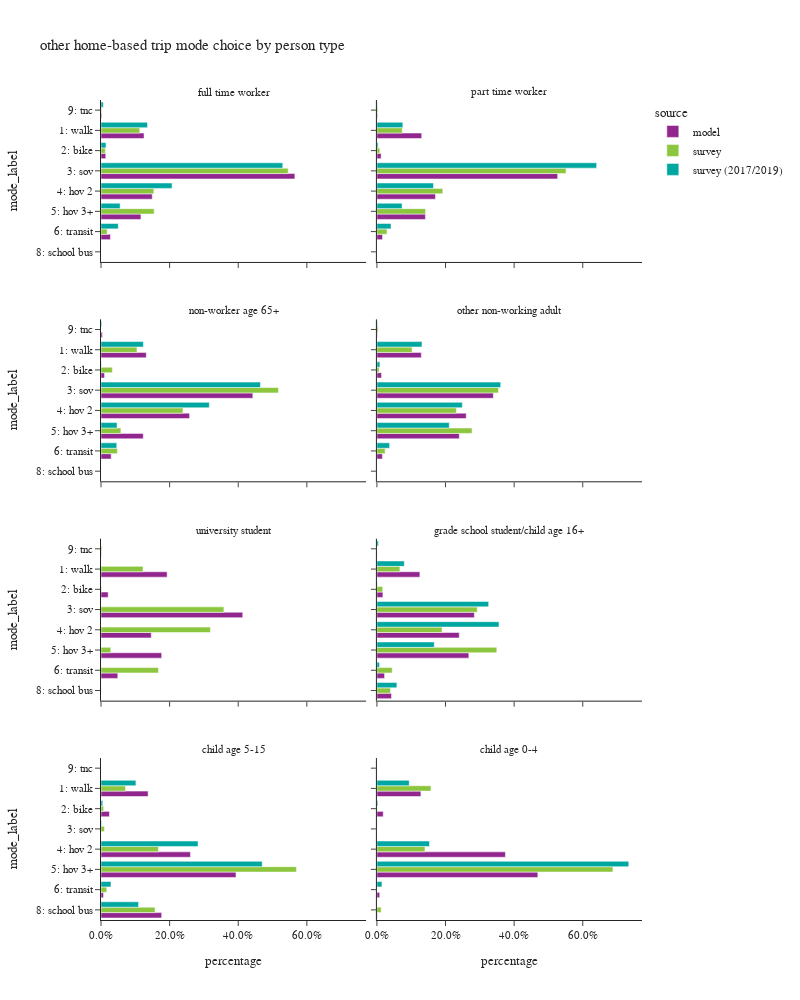

Notebook code for this chart:
### Code cell
plot_mode_choice(hb_trip,"pptyp_label",
                 {"pptyp_label":["full time worker","part time worker","non-worker age 65+","other non-working adult",
                                 "university student","grade school student/child age 16+","child age 5-15","child age 0-4"],
                  "mode_label":["1: walk","2: bike","3: sov","4: hov 2","5: hov 3+","6: transit",
                                   "8: school bus","9: other–survey only"]},
                 "person type",2,1000)

### Figure 1 — Plotly figure (JSON) as saved in the notebook; plotly's stock layout.template omitted (floating-point values rounded to 4 significant figures)
{"data": [{"alignmentgroup": "True", "customdata": [[5406], [599], [24350], [6435], [5012], [1187], [98]], "hovertemplate": "source=model<br>pptyp_label=full time worker<br>percentage=%{x}<br>mode_label=%{y}<br>sample count=%{customdata[0]}<extra></extra>", "legendgroup": "model", "marker": {"color": "#91268F", "pattern": {"shape": ""}}, "name": "model", "offsetgroup": "model", "orientation": "h", "showlegend": true, "textposition": "auto", "type": "bar", "x": [0.1255, 0.0139, 0.5651, 0.1493, 0.1163, 0.02755, 0.002274], "xaxis": "x7", "y": ["1: walk", "2: bike", "3: sov", "4: hov 2", "5: hov 3+", "6: transit", "9: tnc"], "yaxis": "y7"}, {"alignmentgroup": "True", "customdata": [[1791], [168], [7230], [2343], [1940], [224], [27]], "hovertemplate": "source=model<br>pptyp_label=part time worker<br>percentage=%{x}<br>mode_label=%{y}<br>sample count=%{customdata[0]}<extra></extra>", "legendgroup": "model", "marker": {"color": "#91268F", "pattern": {"shape": ""}}, "name": "model", "offsetgroup": "model", "orientation": "h", "showlegend": false, "textposition": "auto", "type": "bar", "x": [0.1305, 0.01224, 0.5269, 0.1707, 0.1414, 0.01632, 0.001967], "xaxis": "x8", "y": ["1: walk", "2: bike", "3: sov", "4: hov 2", "5: hov 3+", "6: transit", "9: tnc"], "yaxis": "y8"}, {"alignmentgroup": "True", "customdata": [[2216], [174], [7426], [4330], [2067], [497], [68]], "hovertemplate": "source=model<br>pptyp_label=non-worker age 65+<br>percentage=%{x}<br>mode_label=%{y}<br>sample count=%{customdata[0]}<extra></extra>", "legendgroup": "model", "marker": {"color": "#91268F", "pattern": {"shape": ""}}, "name": "model", "offsetgroup": "model", "orientation": "h", "showlegend": false, "textposition": "auto", "type": "bar", "x": [0.1321, 0.01037, 0.4426, 0.2581, 0.1232, 0.02962, 0.004053], "xaxis": "x5", "y": ["1: walk", "2: bike", "3: sov", "4: hov 2", "5: hov 3+", "6: transit", "9: tnc"], "yaxis": "y5"}, {"alignmentgroup": "True", "customdata": [[2922], [305], [7662], [5879], [5422], [361], [29]], "hovertemplate": "source=model<br>pptyp_label=other non-working adult<br>percentage=%{x}<br>mode_label=%{y}<br>sample count=%{customdata[0]}<extra></extra>", "legendgroup": "model", "marker": {"color": "#91268F", "pattern": {"shape": ""}}, "name": "model", "offsetgroup": "model", "orientation": "h", "showlegend": false, "textposition": "auto", "type": "bar", "x": [0.1294, 0.01351, 0.3393, 0.2604, 0.2401, 0.01599, 0.001284], "xaxis": "x6", "y": ["1: walk", "2: bike", "3: sov", "4: hov 2", "5: hov 3+", "6: transit", "9: tnc"], "yaxis": "y6"}, {"alignmentgroup": "True", "customdata": [[425], [46], [911], [323], [390], [108], [2]], "hovertemplate": "source=model<br>pptyp_label=university student<br>percentage=%{x}<br>mode_label=%{y}<br>sample count=%{customdata[0]}<extra></extra>", "legendgroup": "model", "marker": {"color": "#91268F", "pattern": {"shape": ""}}, "name": "model", "offsetgroup": "model", "orientation": "h", "showlegend": false, "textposition": "auto", "type": "bar", "x": [0.1927, 0.02086, 0.4132, 0.1465, 0.1769, 0.04898, 0.000907], "xaxis": "x3", "y": ["1: walk", "2: bike", "3: sov", "4: hov 2", "5: hov 3+", "6: transit", "9: tnc"], "yaxis": "y3"}, {"alignmentgroup": "True", "customdata": [[611], [85], [1386], [1171], [1307], [109], [207], [3]], "hovertemplate": "source=model<br>pptyp_label=grade school student/child age 16+<br>percentage=%{x}<br>mode_label=%{y}<br>sample count=%{customdata[0]}<extra></extra>", "legendgroup": "model", "marker": {"color": "#91268F", "pattern": {"shape": ""}}, "name": "model", "offsetgroup": "model", "orientation": "h", "showlegend": false, "textposition": "auto", "type": "bar", "x": [0.1252, 0.01742, 0.2841, 0.24, 0.2679, 0.02234, 0.04243, 0.0006149], "xaxis": "x4", "y": ["1: walk", "2: bike", "3: sov", "4: hov 2", "5: hov 3+", "6: transit", "8: school bus", "9: tnc"], "yaxis": "y4"}, {"alignmentgroup": "True", "customdata": [[1103], [197], [2094], [3160], [59], [1420]], "hovertemplate": "source=model<br>pptyp_label=child age 5-15<br>percentage=%{x}<br>mode_label=%{y}<br>sample count=%{customdata[0]}<extra></extra>", "legendgroup": "model", "marker": {"color": "#91268F", "pattern": {"shape": ""}}, "name": "model", "offsetgroup": "model", "orientation": "h", "showlegend": false, "textposition": "auto", "type": "bar", "x": [0.1373, 0.02452, 0.2607, 0.3934, 0.007345, 0.1768], "xaxis": "x", "y": ["1: walk", "2: bike", "4: hov 2", "5: hov 3+", "6: transit", "8: school bus"], "yaxis": "y"}, {"alignmentgroup": "True", "customdata": [[709], [102], [2072], [2595], [45], [7], [2]], "hovertemplate": "source=model<br>pptyp_label=child age 0-4<br>percentage=%{x}<br>mode_label=%{y}<br>sample count=%{customdata[0]}<extra></extra>", "legendgroup": "model", "marker": {"color": "#91268F", "pattern": {"shape": ""}}, "name": "model", "offsetgroup": "model", "orientation": "h", "showlegend": false, "textposition": "auto", "type": "bar", "x": [0.1282, 0.01844, 0.3745, 0.4691, 0.008134, 0.001265, 0.0003615], "xaxis": "x2", "y": ["1: walk", "2: bike", "4: hov 2", "5: hov 3+", "6: transit", "8: school bus", "9: tnc"], "yaxis": "y2"}, {"alignmentgroup": "True", "customdata": [[1418], [249], [2471], [818], [399], [283], [28]], "hovertemplate": "source=survey<br>pptyp_label=full time worker<br>percentage=%{x}<br>mode_label=%{y}<br>sample count=%{customdata[0]}<extra></extra>", "legendgroup": "survey", "marker": {"color": "#8CC63E", "pattern": {"shape": ""}}, "name": "survey", "offsetgroup": "survey", "orientation": "h", "showlegend": true, "textposition": "auto", "type": "bar", "x": [0.1131, 0.01256, 0.5455, 0.1541, 0.1549, 0.01796, 0.001843], "xaxis": "x7", "y": ["1: walk", "2: bike", "3: sov", "4: hov 2", "5: hov 3+", "6: transit", "9: tnc"], "yaxis": "y7"}, {"alignmentgroup": "True", "customdata": [[251], [39], [671], [244], [102], [74], [4]], "hovertemplate": "source=survey<br>pptyp_label=part time worker<br>percentage=%{x}<br>mode_label=%{y}<br>sample count=%{customdata[0]}<extra></extra>", "legendgroup": "survey", "marker": {"color": "#8CC63E", "pattern": {"shape": ""}}, "name": "survey", "offsetgroup": "survey", "orientation": "h", "showlegend": false, "textposition": "auto", "type": "bar", "x": [0.07399, 0.008479, 0.5514, 0.192, 0.1419, 0.02943, 0.002747], "xaxis": "x8", "y": ["1: walk", "2: bike", "3: sov", "4: hov 2", "5: hov 3+", "6: transit", "9: tnc"], "yaxis": "y8"}, {"alignmentgroup": "True", "customdata": [[405], [61], [1277], [709], [126], [113], [1]], "hovertemplate": "source=survey<br>pptyp_label=non-worker age 65+<br>percentage=%{x}<br>mode_label=%{y}<br>sample count=%{customdata[0]}<extra></extra>", "legendgroup": "survey", "marker": {"color": "#8CC63E", "pattern": {"shape": ""}}, "name": "survey", "offsetgroup": "survey", "orientation": "h", "showlegend": false, "textposition": "auto", "type": "bar", "x": [0.1049, 0.03319, 0.5172, 0.2389, 0.058, 0.04779, 0.0001085], "xaxis": "x5", "y": ["1: walk", "2: bike", "3: sov", "4: hov 2", "5: hov 3+", "6: transit", "9: tnc"], "yaxis": "y5"}, {"alignmentgroup": "True", "customdata": [[517], [60], [1036], [533], [278], [121], [1], [13]], "hovertemplate": "source=survey<br>pptyp_label=other non-working adult<br>percentage=%{x}<br>mode_label=%{y}<br>sample count=%{customdata[0]}<extra></extra>", "legendgroup": "survey", "marker": {"color": "#8CC63E", "pattern": {"shape": ""}}, "name": "survey", "offsetgroup": "survey", "orientation": "h", "showlegend": false, "textposition": "auto", "type": "bar", "x": [0.1024, 0.006396, 0.3543, 0.2317, 0.2772, 0.02395, 0.0003791, 0.003588], "xaxis": "x6", "y": ["1: walk", "2: bike", "3: sov", "4: hov 2", "5: hov 3+", "6: transit", "8: school bus", "9: tnc"], "yaxis": "y6"}, {"alignmentgroup": "True", "customdata": [[121], [9], [93], [38], [16], [49], [1], [3]], "hovertemplate": "source=survey<br>pptyp_label=university student<br>percentage=%{x}<br>mode_label=%{y}<br>sample count=%{customdata[0]}<extra></extra>", "legendgroup": "survey", "marker": {"color": "#8CC63E", "pattern": {"shape": ""}}, "name": "survey", "offsetgroup": "survey", "orientation": "h", "showlegend": false, "textposition": "auto", "type": "bar", "x": [0.1226, 0.001662, 0.3582, 0.3189, 0.02846, 0.1674, 0.0004944, 0.002302], "xaxis": "x3", "y": ["1: walk", "2: bike", "3: sov", "4: hov 2", "5: hov 3+", "6: transit", "8: school bus", "9: tnc"], "yaxis": "y3"}, {"alignmentgroup": "True", "customdata": [[21], [8], [70], [38], [54], [15], [11]], "hovertemplate": "source=survey<br>pptyp_label=grade school student/child age 16+<br>percentage=%{x}<br>mode_label=%{y}<br>sample count=%{customdata[0]}<extra></extra>", "legendgroup": "survey", "marker": {"color": "#8CC63E", "pattern": {"shape": ""}}, "name": "survey", "offsetgroup": "survey", "orientation": "h", "showlegend": false, "textposition": "auto", "type": "bar", "x": [0.06703, 0.01691, 0.2925, 0.1899, 0.3494, 0.04456, 0.03967], "xaxis": "x4", "y": ["1: walk", "2: bike", "3: sov", "4: hov 2", "5: hov 3+", "6: transit", "8: school bus"], "yaxis": "y4"}, {"alignmentgroup": "True", "customdata": [[110], [23], [4], [226], [418], [20], [114], [1]], "hovertemplate": "source=survey<br>pptyp_label=child age 5-15<br>percentage=%{x}<br>mode_label=%{y}<br>sample count=%{customdata[0]}<extra></extra>", "legendgroup": "survey", "marker": {"color": "#8CC63E", "pattern": {"shape": ""}}, "name": "survey", "offsetgroup": "survey", "orientation": "h", "showlegend": false, "textposition": "auto", "type": "bar", "x": [0.07126, 0.007583, 0.009826, 0.1673, 0.5696, 0.01678, 0.1574, 0.0002131], "xaxis": "x", "y": ["1: walk", "2: bike", "3: sov", "4: hov 2", "5: hov 3+", "6: transit", "8: school bus", "9: tnc"], "yaxis": "y"}, {"alignmentgroup": "True", "customdata": [[84], [8], [105], [229], [2], [1], [1]], "hovertemplate": "source=survey<br>pptyp_label=child age 0-4<br>percentage=%{x}<br>mode_label=%{y}<br>sample count=%{customdata[0]}<extra></extra>", "legendgroup": "survey", "marker": {"color": "#8CC63E", "pattern": {"shape": ""}}, "name": "survey", "offsetgroup": "survey", "orientation": "h", "showlegend": false, "textposition": "auto", "type": "bar", "x": [0.1576, 0.001354, 0.1401, 0.6879, 0.0004599, 0.01226, 0.0003907], "xaxis": "x2", "y": ["1: walk", "2: bike", "4: hov 2", "5: hov 3+", "6: transit", "8: school bus", "9: tnc"], "yaxis": "y2"}, {"alignmentgroup": "True", "customdata": [[3640], [314], [5055], [1871], [636], [1585], [1], [145]], "hovertemplate": "source=survey (2017/2019)<br>pptyp_label=full time worker<br>percentage=%{x}<br>mode_label=%{y}<br>sample count=%{customdata[0]}<extra></extra>", "legendgroup": "survey (2017/2019)", "marker": {"color": "#00A7A0", "pattern": {"shape": ""}}, "name": "survey (2017/2019)", "offsetgroup": "survey (2017/2019)", "orientation": "h", "showlegend": true, "textposition": "auto", "type": "bar", "x": [0.1356, 0.0145, 0.5298, 0.2072, 0.05575, 0.05033, 9.56e-05, 0.00675], "xaxis": "x7", "y": ["1: walk", "2: bike", "3: sov", "4: hov 2", "5: hov 3+", "6: transit", "8: school bus", "9: tnc"], "yaxis": "y7"}, {"alignmentgroup": "True", "customdata": [[711], [70], [1240], [490], [220], [308], [20]], "hovertemplate": "source=survey (2017/2019)<br>pptyp_label=part time worker<br>percentage=%{x}<br>mode_label=%{y}<br>sample count=%{customdata[0]}<extra></extra>", "legendgroup": "survey (2017/2019)", "marker": {"color": "#00A7A0", "pattern": {"shape": ""}}, "name": "survey (2017/2019)", "offsetgroup": "survey (2017/2019)", "orientation": "h", "showlegend": false, "textposition": "auto", "type": "bar", "x": [0.07555, 0.003508, 0.6405, 0.1648, 0.07333, 0.04114, 0.001132], "xaxis": "x8", "y": ["1: walk", "2: bike", "3: sov", "4: hov 2", "5: hov 3+", "6: transit", "9: tnc"], "yaxis": "y8"}, {"alignmentgroup": "True", "customdata": [[898], [38], [1892], [1015], [145], [301], [8]], "hovertemplate": "source=survey (2017/2019)<br>pptyp_label=non-worker age 65+<br>percentage=%{x}<br>mode_label=%{y}<br>sample count=%{customdata[0]}<extra></extra>", "legendgroup": "survey (2017/2019)", "marker": {"color": "#00A7A0", "pattern": {"shape": ""}}, "name": "survey (2017/2019)", "offsetgroup": "survey (2017/2019)", "orientation": "h", "showlegend": false, "textposition": "auto", "type": "bar", "x": [0.1235, 0.001204, 0.4647, 0.3157, 0.04681, 0.04592, 0.002146], "xaxis": "x5", "y": ["1: walk", "2: bike", "3: sov", "4: hov 2", "5: hov 3+", "6: transit", "9: tnc"], "yaxis": "y5"}, {"alignmentgroup": "True", "customdata": [[1496], [111], [1663], [1085], [535], [488], [3], [43]], "hovertemplate": "source=survey (2017/2019)<br>pptyp_label=other non-working adult<br>percentage=%{x}<br>mode_label=%{y}<br>sample count=%{customdata[0]}<extra></extra>", "legendgroup": "survey (2017/2019)", "marker": {"color": "#00A7A0", "pattern": {"shape": ""}}, "name": "survey (2017/2019)", "offsetgroup": "survey (2017/2019)", "orientation": "h", "showlegend": false, "textposition": "auto", "type": "bar", "x": [0.1314, 0.008853, 0.3608, 0.2489, 0.2109, 0.03706, 0.0001018, 0.001988], "xaxis": "x6", "y": ["1: walk", "2: bike", "3: sov", "4: hov 2", "5: hov 3+", "6: transit", "8: school bus", "9: tnc"], "yaxis": "y6"}, {"alignmentgroup": "True", "customdata": [[47], [3], [64], [98], [41], [21], [20], [2]], "hovertemplate": "source=survey (2017/2019)<br>pptyp_label=grade school student/child age 16+<br>percentage=%{x}<br>mode_label=%{y}<br>sample count=%{customdata[0]}<extra></extra>", "legendgroup": "survey (2017/2019)", "marker": {"color": "#00A7A0", "pattern": {"shape": ""}}, "name": "survey (2017/2019)", "offsetgroup": "survey (2017/2019)", "orientation": "h", "showlegend": false, "textposition": "auto", "type": "bar", "x": [0.07994, 0.001189, 0.3257, 0.3558, 0.1672, 0.007457, 0.0582, 0.004484], "xaxis": "x4", "y": ["1: walk", "2: bike", "3: sov", "4: hov 2", "5: hov 3+", "6: transit", "8: school bus", "9: tnc"], "yaxis": "y4"}, {"alignmentgroup": "True", "customdata": [[201], [28], [4], [394], [609], [53], [153], [1]], "hovertemplate": "source=survey (2017/2019)<br>pptyp_label=child age 5-15<br>percentage=%{x}<br>mode_label=%{y}<br>sample count=%{customdata[0]}<extra></extra>", "legendgroup": "survey (2017/2019)", "marker": {"color": "#00A7A0", "pattern": {"shape": ""}}, "name": "survey (2017/2019)", "offsetgroup": "survey (2017/2019)", "orientation": "h", "showlegend": false, "textposition": "auto", "type": "bar", "x": [0.1018, 0.005145, 0.001724, 0.2829, 0.4699, 0.02904, 0.1095, 2.492e-06], "xaxis": "x", "y": ["1: walk", "2: bike", "3: sov", "4: hov 2", "5: hov 3+", "6: transit", "8: school bus", "9: tnc"], "yaxis": "y"}, {"alignmentgroup": "True", "customdata": [[235], [26], [4], [355], [584], [23], [1]], "hovertemplate": "source=survey (2017/2019)<br>pptyp_label=child age 0-4<br>percentage=%{x}<br>mode_label=%{y}<br>sample count=%{customdata[0]}<extra></extra>", "legendgroup": "survey (2017/2019)", "marker": {"color": "#00A7A0", "pattern": {"shape": ""}}, "name": "survey (2017/2019)", "offsetgroup": "survey (2017/2019)", "orientation": "h", "showlegend": false, "textposition": "auto", "type": "bar", "x": [0.09422, 0.002838, 0.0007244, 0.1534, 0.7341, 0.0147, 0.0001016], "xaxis": "x2", "y": ["1: walk", "2: bike", "3: sov", "4: hov 2", "5: hov 3+", "6: transit", "8: school bus"], "yaxis": "y2"}], "layout": {"annotations": [{"font": {}, "showarrow": false, "text": "child age 5-15", "x": 0.245, "xanchor": "center", "xref": "paper", "y": 0.1975, "yanchor": "bottom", "yref": "paper"}, {"font": {}, "showarrow": false, "text": "child age 0-4", "x": 0.755, "xanchor": "center", "xref": "paper", "y": 0.1975, "yanchor": "bottom", "yref": "paper"}, {"font": {}, "showarrow": false, "text": "university student", "x": 0.245, "xanchor": "center", "xref": "paper", "y": 0.465, "yanchor": "bottom", "yref": "paper"}, {"font": {}, "showarrow": false, "text": "grade school student/child age 16+", "x": 0.755, "xanchor": "center", "xref": "paper", "y": 0.465, "yanchor": "bottom", "yref": "paper"}, {"font": {}, "showarrow": false, "text": "non-worker age 65+", "x": 0.245, "xanchor": "center", "xref": "paper", "y": 0.7325, "yanchor": "bottom", "yref": "paper"}, {"font": {}, "showarrow": false, "text": "other non-working adult", "x": 0.755, "xanchor": "center", "xref": "paper", "y": 0.7325, "yanchor": "bottom", "yref": "paper"}, {"font": {}, "showarrow": false, "text": "full time worker", "x": 0.245, "xanchor": "center", "xref": "paper", "y": 1, "yanchor": "bottom", "yref": "paper"}, {"font": {}, "showarrow": false, "text": "part time worker", "x": 0.755, "xanchor": "center", "xref": "paper", "y": 1, "yanchor": "bottom", "yref": "paper"}], "barmode": "group", "height": 1000, "legend": {"title": {"text": "source"}, "tracegroupgap": 0}, "title": {"text": "other home-based trip mode choice by person type"}, "width": 800, "xaxis": {"anchor": "y", "domain": [0, 0.49], "tickformat": ".1%", "title": {"text": "percentage"}}, "xaxis2": {"anchor": "y2", "domain": [0.51, 1], "matches": "x", "tickformat": ".1%", "title": {"text": "percentage"}}, "xaxis3": {"anchor": "y3", "domain": [0, 0.49], "matches": "x", "showticklabels": false, "tickformat": ".1%"}, "xaxis4": {"anchor": "y4", "domain": [0.51, 1], "matches": "x", "showticklabels": false, "tickformat": ".1%"}, "xaxis5": {"anchor": "y5", "domain": [0, 0.49], "matches": "x", "showticklabels": false, "tickformat": ".1%"}, "xaxis6": {"anchor": "y6", "domain": [0.51, 1], "matches": "x", "showticklabels": false, "tickformat": ".1%"}, "xaxis7": {"anchor": "y7", "domain": [0, 0.49], "matches": "x", "showticklabels": false, "tickformat": ".1%"}, "xaxis8": {"anchor": "y8", "domain": [0.51, 1], "matches": "x", "showticklabels": false, "tickformat": ".1%"}, "yaxis": {"anchor": "x", "categoryarray": ["9: other–survey only", "8: school bus", "6: transit", "5: hov 3+", "4: hov 2", "3: sov", "2: bike", "1: walk"], "categoryorder": "array", "domain": [0, 0.1975], "title": {"text": "mode_label"}}, "yaxis2": {"anchor": "x2", "domain": [0, 0.1975], "matches": "y", "showticklabels": false}, "yaxis3": {"anchor": "x3", "categoryarray": ["9: other–survey only", "8: school bus", "6: transit", "5: hov 3+", "4: hov 2", "3: sov", "2: bike", "1: walk"], "categoryorder": "array", "domain": [0.2675, 0.465], "matches": "y", "title": {"text": "mode_label"}}, "yaxis4": {"anchor": "x4", "domain": [0.2675, 0.465], "matches": "y", "showticklabels": false}, "yaxis5": {"anchor": "x5", "categoryarray": ["9: other–survey only", "8: school bus", "6: transit", "5: hov 3+", "4: hov 2", "3: sov", "2: bike", "1: walk"], "categoryorder": "array", "domain": [0.535, 0.7325], "matches": "y", "title": {"text": "mode_label"}}, "yaxis6": {"anchor": "x6", "domain": [0.535, 0.7325], "matches": "y", "showticklabels": false}, "yaxis7": {"anchor": "x7", "categoryarray": ["9: other–survey only", "8: school bus", "6: transit", "5: hov 3+", "4: hov 2", "3: sov", "2: bike", "1: walk"], "categoryorder": "array", "domain": [0.8025, 1], "matches": "y", "title": {"text": "mode_label"}}, "yaxis8": {"anchor": "x8", "domain": [0.8025, 1], "matches": "y", "showticklabels": false}}}
